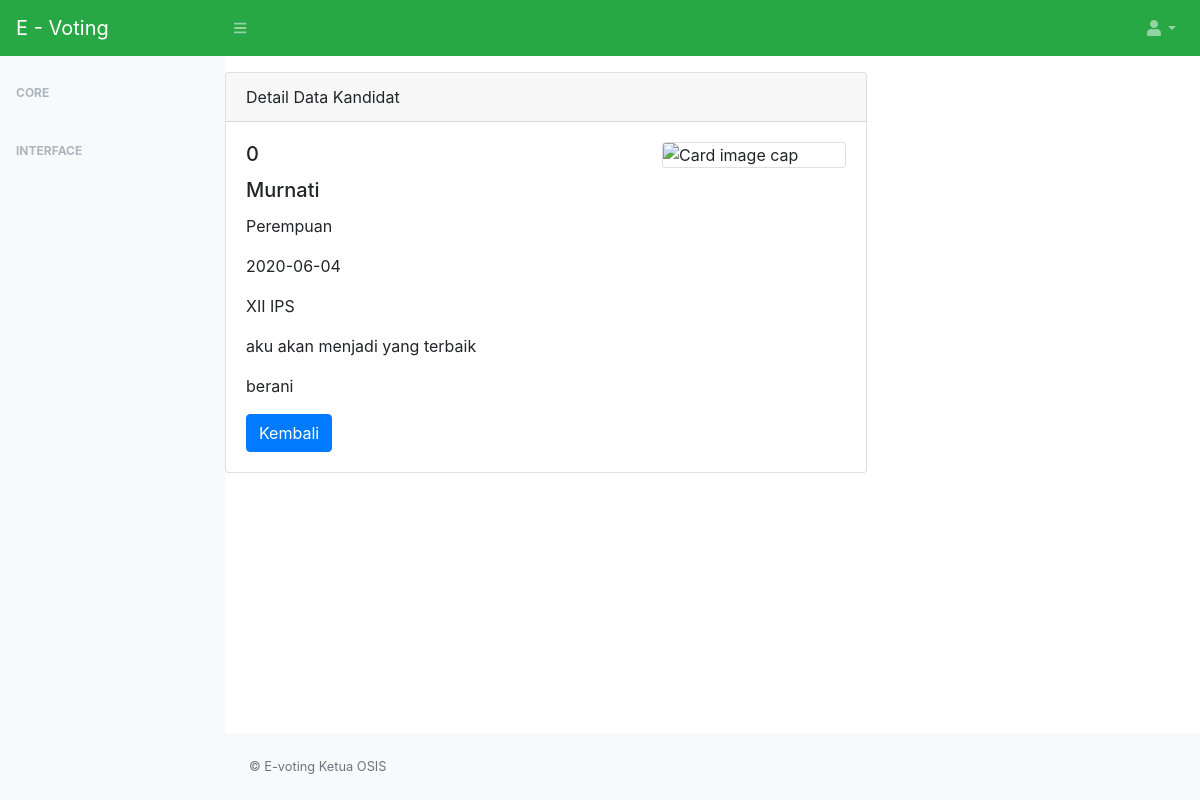
Page /vote/detail_kandidat/17 on the committed database.
### tables this page shows
CREATE TABLE `kandidat` (
  `no_kandidat` int(11) NOT NULL,
  `nis` int(12) NOT NULL,
  `foto` varchar(255) NOT NULL,
  `visi` varchar(255) NOT NULL,
  `misi` varchar(255) NOT NULL,
  `suara` smallint(5) NOT NULL,
  `periode` varchar(10) NOT NULL
);

CREATE TABLE `users` (
  `nis` int(12) NOT NULL,
  `password` varchar(100) NOT NULL,
  `nama` varchar(30) NOT NULL,
  `tanggal_lahir` date NOT NULL,
  `jk` varchar(10) NOT NULL,
  `id_kelas` int(5) NOT NULL,
  `pemilih` enum('y','n') NOT NULL
);

CREATE TABLE `kelas` (
  `id_kelas` int(5) NOT NULL,
  `nama_kelas` varchar(15) NOT NULL
);

### application/controllers/Vote.php (called while the page is built, shortened)
<?php
class Vote extends CI_Controller
{
    public function __construct()
    {
        $this->load->model('Voting');
        $this->load->model('Siswa_model');
        $this->load->library('session');
        $this->load->library('form_validation');
        $this->load->helper('url');
    }
    public  function detail_kandidat($no_kandidat)
    {
        $data['level'] = $this->session->level;
        $data['judul'] = 'Detail Data Kandidat';
        $data['kandidat'] = $this->Siswa_model->getKandidatByNo($no_kandidat);
        $this->load->view('templates/header', $data);
        $this->load->view('kandidat/detail', $data);
        $this->load->view('templates/footer');
    }
}

### index.php (called while the page is built, shortened)
<?php
require_once BASEPATH.'core/CodeIgniter.php';

### application/models/Siswa_model.php (called while the page is built, shortened)
<?php
class Siswa_model extends CI_Model
{
    public function getKandidatByNo($no_kandidat)
    {
        return $this->db->get_where('kandidat', ['no_kandidat' => $no_kandidat])->row_array();
    }
}

### application/views/kandidat/detail.php (the view, shortened to what this page needs)
<div class="row mt-3">
    <div class="col-md-8">
        <div class="card">
            <div class="card-header">
                Detail Data Kandidat
            </div>
            <div class="card-body">
                <div class="row">
                    <div class="col-lg-8">
                        <?php $user = $this->db->get_where('users', ['nis' => $kandidat['nis']])->row_array(); ?>
                        <h5 class="card-title"><?= $kandidat['nis']; ?></h5>
                        <h5 class="card-title"><?= $user['nama']; ?></h5>
                        <p class="card-text"><?= $user['jk']; ?></p>
                        <p class="card-text"><?= $user['tanggal_lahir']; ?></p>
                        <?php $kelas = $this->db->get_where('kelas', ['id_kelas' => $user['id_kelas']])->row_array(); ?>
                        <p class="card-text"><?= $kelas['nama_kelas']; ?></p>
                        <p class="card-text"><?= $kandidat['visi']; ?></p>
                        <p class="card-text"><?= $kandidat['misi']; ?></p>
                        <a href="<?= base_url('vote/kandidat'); ?>" class="btn btn-primary">Kembali</a>
                    </div>
                    <div class="col-lg-4">
                        <div class="card">
                            <img class="card-img-top" src="<?= base_url('assets/img/vote/') . $kandidat['foto']; ?>" alt="Card image cap">
                        </div>
                    </div>
                </div>
            </div>
        </div>
    </div>
</div>

### rows in the picture
kandidat: nis "0", visi "aku akan menjadi yang terbaik", misi "berani"
users: nama "Murnati", jk "Perempuan", tanggal_lahir "2020-06-04"
kelas: nama_kelas "XII IPS"
